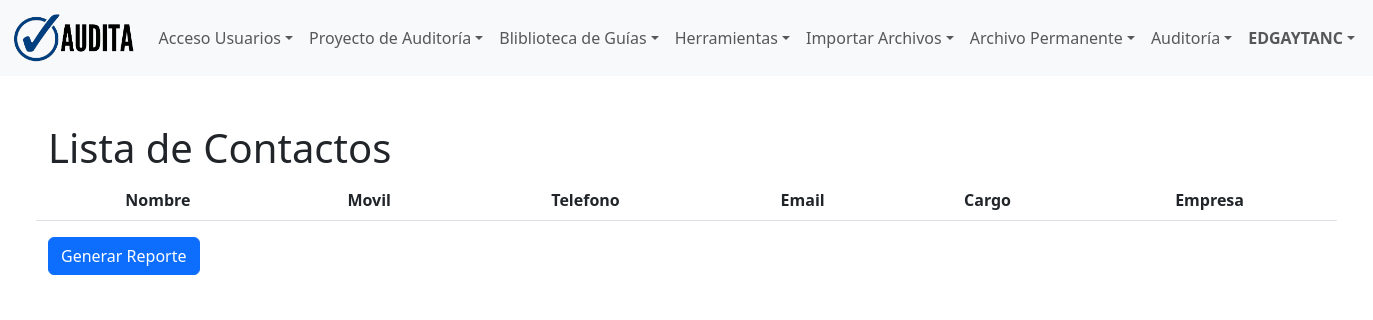
The app's page /proyecto/contacto/lista/ (signed in), older data.
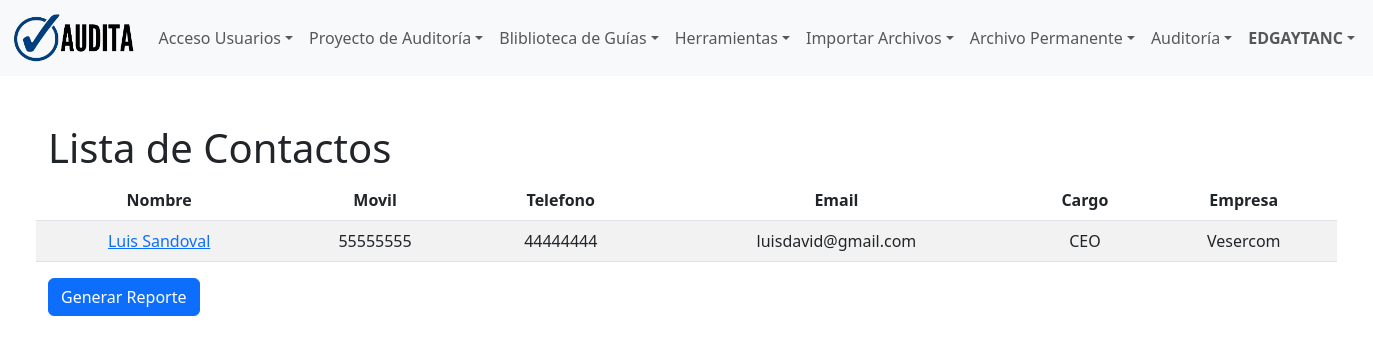
The same page, newer data.
### proyecto/models.py (models this page shows, shortened)
class Contacto(models.Model):
    nombre = models.CharField(max_length=100, verbose_name='Nombre Contacto')
    movil = models.CharField(max_length=15, verbose_name='Movil Contacto')
    telefono = models.CharField(max_length=15, null=True, blank=True, verbose_name='Teléfono Contacto')
    email = models.EmailField(verbose_name='Email Contacto')
    cargo = models.CharField(max_length=100, null=True, blank=True, verbose_name='Cargo Contacto')
    empresa = models.CharField(max_length=100, null=True, blank=True, verbose_name='Empresa en que labora')
    class Meta:
        db_table = 'contact'
        verbose_name = 'Contacto'
        verbose_name_plural = 'Contactos'
        ordering = ['id']

### proyecto/views.py (the view)
# urls.py: path('contacto/lista/', views.lista_Contacto,name='lista_contactos'),
@login_required
def lista_Contacto(request):
    contactos = Contacto.objects.all()
    context = {
        'contactos':contactos
    }
    return render(request, 'proyecto/lista_contactos.html', context)

### templates/proyecto/lista_contactos.html (shortened to what this page needs)
{% extends 'layout/base.html' %}
{% load crispy_forms_tags %}
{% load static %}
{% block 'content' %}
<div class="row p-5">
    <h1>Lista de Contactos</h1>
    <table class="table table-hover table-striped">
        <thead>
        <tr>
            <th scope="col">Nombre</th>
            <th scope="col">Movil</th>
            <th scope="col">Telefono</th>
            <th scope="col">Email</th>
            <th scope="col">Cargo</th>
            <th scope="col">Empresa</th>
        </tr>
        </thead>
        <tbody>
        {% for contacto in contactos %}
            <tr>
            <td><a href="{% url 'detalle_contacto' %}?id={{ contacto.id }}">{{ contacto.nombre }}</a></td>
            <td>{{ contacto.movil }}</td>
            <td>{{ contacto.telefono }}</td>
            <td>{{ contacto.email }}</td>
            <td>{{ contacto.cargo }}</td>
            <td>{{ contacto.empresa }}</td>
            </tr>
        {% endfor %}
        </tbody>
    </table>
    <form id="formulario-contacto" method="POST" action="{% url 'imprimir_contactos' %}">
        <button type="submit" class="btn btn-primary">Generar Reporte</button>
    </form>
</div>
{% endblock 'content' %}

Row changes from the older to the newer data that the page shows:
added Contacto: nombre "Luis Sandoval", movil "55555555", telefono "44444444", email "luisdavid@gmail.com", cargo "CEO", empresa "Vesercom"
